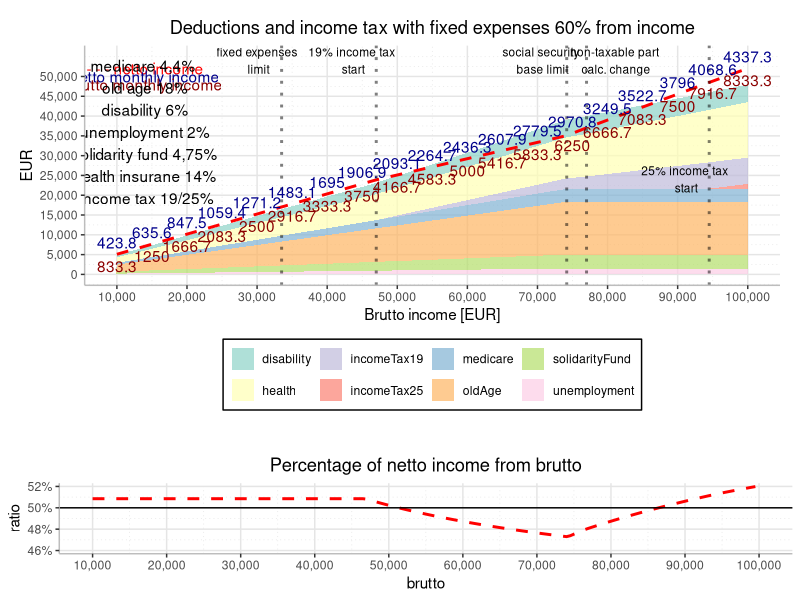

Write R code to recreate this figure.

library(ggplot2)
library(tidyr)
library(dplyr)
library(RColorBrewer)
library(scales)
library(gridExtra)

calculate_netto <- function(income, term){
  
 income <-  income
 term <- term
 incomeMonthly <- income/term
 health_soc_base <- ifelse(income < (441.5 * term), 441.5 * term, income) 
 soc_upper <- ifelse(health_soc_base/term <= 6181, health_soc_base, 6181 * term) # upper base limit
 
 
 medicare <- 0.044 * soc_upper
 oldAge <- 0.18 * soc_upper
 disability <- 0.06 * soc_upper
 unemployment <- 0.02 * soc_upper
 solidarityFund <- 0.0475 * soc_upper
 socAll <- medicare + oldAge + disability + unemployment + solidarityFund
 soc <- c(medicare, oldAge, disability, unemployment, solidarityFund)
 
 health <- 0.14 * health_soc_base
 
 fixedExpenses <- 0.6 * income
 fixedExpenses_cond <- fixedExpenses < 20000
 fixedExpenses <- ifelse(fixedExpenses_cond, fixedExpenses, 20000)
 
 taxBase1 <- income - fixedExpenses - sum(soc) - health
 taxBase1 <- ifelse(taxBase1 <= 0, 0, taxBase1)
 nonTaxable <- ifelse(taxBase1/term <= 1650.75, 316.94 * term, 8755.578 - (taxBase1/4))
 nonTaxable <- ifelse(nonTaxable <= 0, 0, nonTaxable)
 taxBase <- taxBase1 - nonTaxable
 taxBase <- ifelse(taxBase <= 0, 0, taxBase)
 
 incomeTax19 <- ifelse(taxBase <= 35022.31, 0.19 * taxBase, 0.19 * 35022.31)
 incomeTax25 <- ifelse(taxBase > 35022.31, 0.25 * (taxBase - 35022.31), 0)

 netto <- income - sum(soc) - health - incomeTax19 - incomeTax25
 nettoMonthly <- netto/term
 
 result <- c(income, incomeMonthly, term, medicare, oldAge, disability, unemployment, solidarityFund, socAll, health,
                fixedExpenses, nonTaxable, taxBase1, taxBase, incomeTax19, incomeTax25, netto, nettoMonthly)
 
 
 
 return(result)
 
  
}

main <- function(){
  
 brutto <- seq(10000, 100000, 500)
 term <- 12
 toPlot <- sapply(brutto, calculate_netto, term = term)
 toPlot <- as.data.frame(t(toPlot))
 colnames(toPlot) <-c('brutto', 'bruttoMonthly', 'term', 'medicare', 'oldAge', 'disability', 
                      'unemployment', 'solidarityFund', 'socAll', 'health', 'fixedExpenses',
                      'nonTaxable', 'taxBase1', 'taxBase',
                      'incomeTax19', 'incomeTax25', 'netto', 'nettoMonthly')
 
 annotations <- toPlot[seq(1,181, 10), c('netto', 'nettoMonthly', 'brutto', 'bruttoMonthly')]

 incomeTax19_min <- min(toPlot[toPlot$incomeTax19 > 0, ,]$brutto)
 incomeTax25_min <- min(toPlot[toPlot$incomeTax25 > 0, ,]$brutto)
 fixedExpenses_upperLimit <- min(toPlot[toPlot$fixedExpenses == 20000,]$brutto)

 socBase_upperLimit <- 6181 * 12
 nonTaxable_change <- 77000
 
 v_lines <- c(incomeTax19_min, incomeTax25_min, fixedExpenses_upperLimit, socBase_upperLimit, nonTaxable_change)

 toPlot1 <- gather(toPlot, deduction, value, c(-brutto, -netto))

 finalPlot1 <- ggplot() + 
   geom_area(aes(fill = deduction, x = brutto, y = value), 
             data = toPlot1[!(toPlot1$deduction %in% c('taxBase', 'taxBase1', 'term', 'nettoMonthly', 'fixedExpenses', 'bruttoMonthly', 'socAll', 'nonTaxable', 'taxBase1', 'taxBase')),], 
             position = 'stack', 
             alpha = 0.7) + 
   geom_line(aes(x = brutto, y = netto), 
             data = toPlot1, 
             color = 'red', 
             linetype = 2, 
             size = 1) +
   geom_vline(xintercept = v_lines, linetype = 'dotted', size = 1, alpha = 0.5) +
   theme(panel.background = element_rect(fill =NA),
         panel.grid.major = element_line(colour = '#e5e5e5'),
         axis.line = element_line(colour = '#BDBDBD'), 
         legend.background = element_rect(colour = "black"), 
         panel.grid.minor = element_line(linetype = 'dotted', colour = '#e5e5e5'), 
         legend.position = 'bottom', 
         legend.title = element_blank(),
         plot.title = element_text(hjust = 0.5),
         plot.margin = unit(c(1,1,2,1), 'lines')) + 
   ggtitle('Deductions and income tax with fixed expenses 60% from income') + 
   ylab('EUR') + 
   xlab('Brutto income [EUR]') + 
   scale_fill_brewer(palette = 'Set3') + 
   scale_y_continuous(breaks = seq(0, 50000, 5000), labels = comma) + 
   scale_x_continuous(breaks = seq(0, 100000, 10000), labels = comma) +
   annotate('text', x = annotations$brutto, 
            y = annotations$netto + 3000, 
            label = round(annotations$nettoMonthly, 1), 
            colour = 'darkblue')  +
   annotate('text', x = annotations$brutto, 
            y = annotations$netto - 3000, 
            label = round(annotations$bruttoMonthly, 1), 
            colour = 'darkred') +
   annotate('text', x = 14000, y = 52000, label = '- - - netto income', colour = 'red') +
   annotate('text', x = 14000, y = 50000, label = 'netto monthly income', colour = 'darkblue') +
   annotate('text', x = 14000, y = 48000, label = 'brutto monthly income', colour = 'darkred') +
   annotate('text', x = 14000, y = 36000, label = 'medicare 4,4% \n old age 18% \n disability 6% \n unemployment 2% \n solidarity fund 4,75% \n health insurane 14% \n income tax 19/25%') +
   annotate('text', x = 30000, y = 54000, label = 'fixed expenses\n limit', size = 3) +
   annotate('text', x = 43500, y = 54000, label = '19% income tax\n start', size = 3) +
   annotate('text', x = 70500, y = 54000, label = 'social security\n base limit', size = 3) +
   annotate('text', x = 81000, y = 54000, label = 'non-taxable part\n calc. change', size = 3) +
   annotate('text', x = 91000, y = 24000, label = '25% income tax\n start', size = 3) 
 
 toPlot2 <- toPlot %>%
   mutate(ratio = netto/brutto)
 
 finalPlot2 <- ggplot(aes(x = brutto, y = ratio), data = toPlot2) +
   geom_line(color = 'red', linetype = 2, size = 1)+
   theme(panel.background = element_rect(fill =NA),
         panel.grid.major = element_line(colour = '#e5e5e5'),
         axis.line = element_line(colour = '#BDBDBD'), 
         legend.background = element_rect(colour = "black"), 
         panel.grid.minor = element_line(linetype = 'dotted', colour = '#e5e5e5'), 
         legend.position = 'bottom', 
         legend.title = element_blank(),
         plot.title = element_text(hjust = 0.5)) +
   ggtitle('Percentage of netto income from brutto') +
   geom_hline(yintercept = 0.5) + 
   scale_x_continuous(breaks = seq(0, 100000, 10000), labels = comma) + 
   scale_y_continuous(limits = c(0.46, 0.52), labels = percent)
 
 plots <- grid.arrange(finalPlot1, finalPlot2, nrow = 4, ncol = 1,
                       layout_matrix = matrix(c(1, 1, 1, 2)))
 
 print(plots)

return(toPlot)
  
}

main()